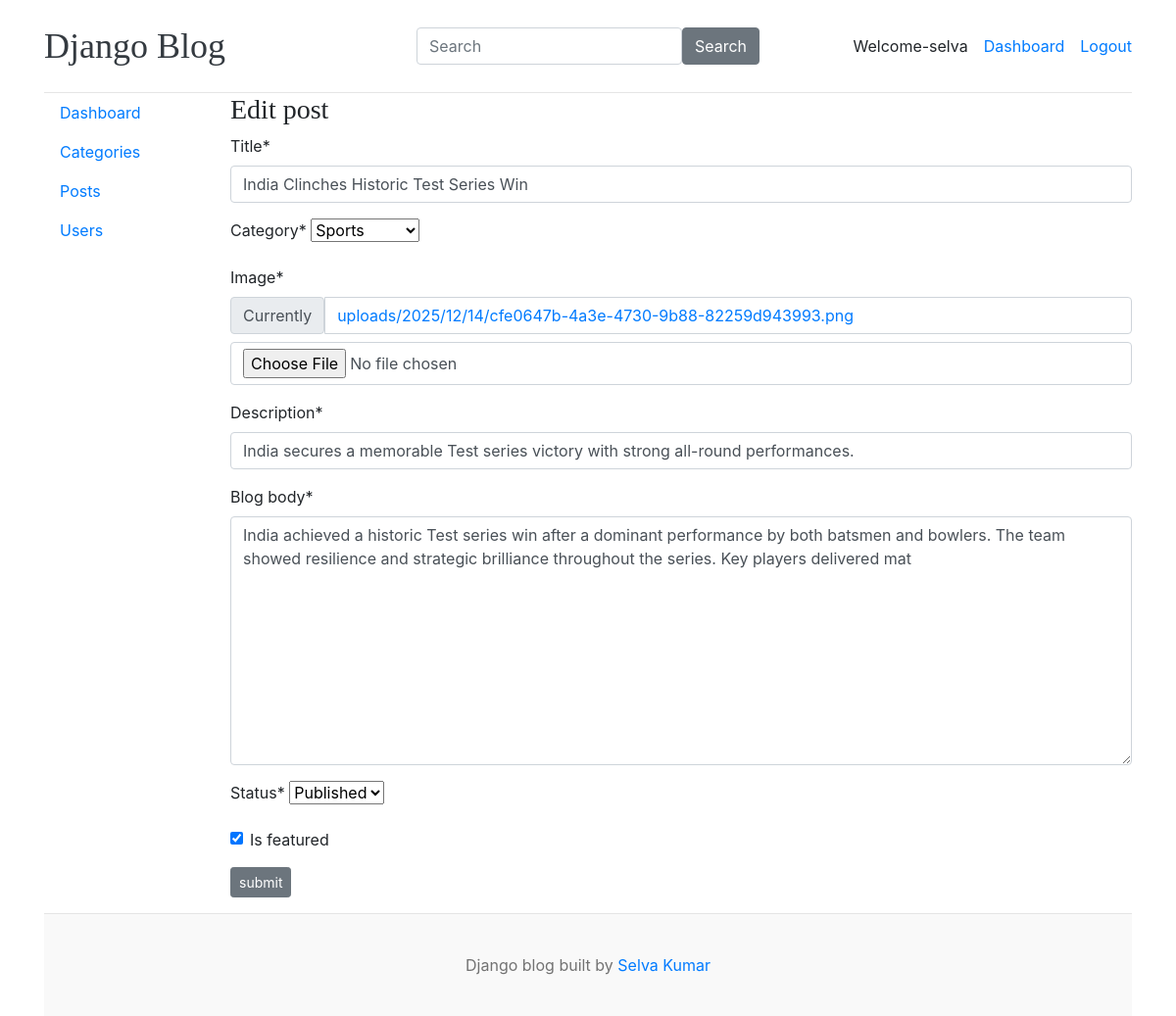
The app's page /dashboard/post_edit/1/ (signed in) with its own data.
### blog/models.py (models this page shows, shortened)
class Blog(models.Model):
    title = models.CharField(max_length=100)
    slug = models.SlugField(max_length=100,unique=True,blank=True)
    category = models.ForeignKey(Category,on_delete=models.CASCADE)
    author = models.ForeignKey(User,on_delete=models.CASCADE)
    image = models.ImageField(upload_to="uploads/%Y/%m/%d")
    description = models.CharField(max_length=400)
    blog_body = models.TextField(max_length=200)
    status = models.CharField(max_length=20,choices=STATUS,default="Draft")
    is_featured = models.BooleanField(default=False)
    created_at = models.DateTimeField(auto_now_add=True)
    updated_at = models.DateTimeField(auto_now=True)

class Category(models.Model):
    category = models.CharField(max_length=100,unique=True)
    created_at = models.DateTimeField(auto_now_add=True)
    updated_at = models.DateTimeField(auto_now=True)
    class Meta:
        verbose_name="Categories"
    def __str__(self):
        return self.category

### dashboard/views.py (the view, shortened to what this page needs)
# urls.py: path('post_edit/<int:pk>/',post_edit, name='post_edit'),
def post_edit(request,pk):
    post = get_object_or_404(Blog,pk=pk)
    form = BlogForm(instance=post)
    context = {
        'forms' : form,
        'post' : post,
    }
    return render(request, 'dashboard/post_edit.html',context)

### dashboard/forms.py
class BlogForm(forms.ModelForm):
    class Meta():
        model = Blog
        fields = ('title','category','image','description','blog_body','status','is_featured')

### blog/context_processors.py (called while the page is built)
def get_categories(request):
    categories = Category.objects.all()
    return dict(categories=categories)

def get_social_media(request):
    social_media = Social_media.objects.all()
    return dict(social_media=social_media)

### templates/dashboard/post_edit.html (shortened to what this page needs)
{% extends 'base.html' %}
{% block content %}
{% load crispy_forms_tags %}
<div class="row flex">
{% include 'dashboard/vertical_nav.html' %}
<div class="col-12 mb-3 col-md-10">
{% if perms.auth.view_user %}
<form action="{% url 'post_edit' post.id %}" method="POST" enctype="multipart/form-data">
<h3>Edit post</h3>
{{forms | crispy}}
<button type="submit" class="btn btn-sm btn-secondary">submit</button>
</form>
{% else %}
<h3 class="text-danger" >You are not permitted to access this page</h3>
{% endif %}
</div>
{% endblock %}

### templates/base.html (shortened to what this page needs)
{% load static %}
<!DOCTYPE html>
<html lang="en">
<head>
    <link href="https://getbootstrap.com/docs/4.0/dist/css/bootstrap.min.css" rel="stylesheet">
    <link href="{% static 'css/blog.css' %}" rel="stylesheet">
  </head>
<body>
    <div class="container">
      <header class="blog-header py-3 bg-white sticky-top">
        <div class="row d-flex justify-content-between align-items-center">
          <div class="col-12 py-1 col-md-4">
            <a class="blog-header-logo text-dark" href="/">Django Blog</a>
          </div>
          <div class="col-12 py-1 col-md-4">
            <form class="d-flex" role="search" action="{% url 'search' %}" method="GET">
              <input class="form-control me-2" type="search" name="keyword" value="{{ keyword }}" placeholder="Search" aria-label="Search"/>
              <button class="btn btn-secondary" type="submit">Search</button>
            </form>
          </div>
          <div class="col-12 py-1 d-flex justify-content-start justify-content-md-end align-items-center col-md-4">
            {% if not user.is_authenticated %}
            <a class="btn btn-sm btn-dark" href="{% url 'login' %}">Login</a> &nbsp;
            <a class="btn btn-sm btn-secondary" href="{% url 'register' %}">Register</a>
            {% else %}
            <span>Welcome-{{ user }}</span>
            <a href="{% url 'dashboard' %}">Dashboard</a>
            <a href="{% url 'logout' %}">Logout</a>
            {% endif %}
          </div>
        </div>
      </header>
        {% block content %}
        {% endblock %}
    </div>
<footer class="blog-footer">
  <p>Django blog built by <a href="#">Selva Kumar</a></p>
</footer>
</body>
</html>

### blog_main/static/css/blog.css (style rules this page uses)
.blog-header { border-bottom: 1px solid #e5e5e5; }
.blog-header-logo { font-family: "Playfair Display", Georgia, "Times New Roman", serif; font-size: 2.25rem; }
h1, h2, h3, h4, h5, h6 { font-family: "Playfair Display", Georgia, "Times New Roman", serif; }
.blog-footer { padding: 2.5rem 0; color: #727272; text-align: center; background-color: #f9f9f9; border-top: .05rem solid #e5e5e5; }
.blog-footer p:last-child { margin-bottom: 0; }

### records on screen
Blog: title "India Clinches Historic Test Series Win", description "India secures a memorable Test series victory with strong all-round performances.", blog_body "India achieved a historic Test series win after a dominant performance by both batsmen and bowlers. The team showed resilience and strategic brilliance throughout the series. Key players delivered mat", status "Published", is_featured "☑"
Category: category "Sports"

### other values on screen
{{ user }} "selva"
